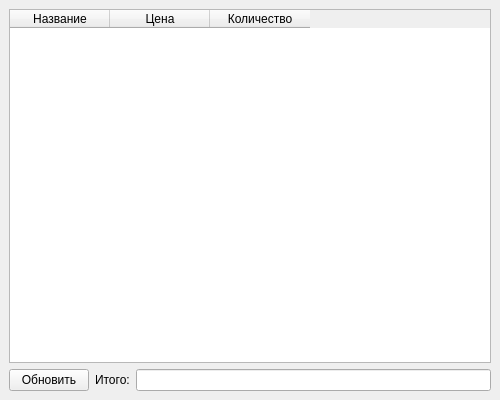
<?xml version="1.0" encoding="UTF-8"?>
<ui version="4.0">
 <class>MainWindow</class>
 <widget class="QMainWindow" name="MainWindow">
  <property name="geometry">
   <rect>
    <x>0</x>
    <y>0</y>
    <width>500</width>
    <height>400</height>
   </rect>
  </property>
  <property name="windowTitle">
   <string>Осторожно: дорого</string>
  </property>
  <widget class="QWidget" name="centralwidget">
   <layout class="QGridLayout" name="gridLayout">
    <item row="1" column="2">
     <widget class="QLineEdit" name="result">
      <property name="readOnly">
       <bool>true</bool>
      </property>
     </widget>
    </item>
    <item row="1" column="1">
     <widget class="QLabel" name="label">
      <property name="text">
       <string>Итого:</string>
      </property>
     </widget>
    </item>
    <item row="1" column="0">
     <widget class="QPushButton" name="btn_update">
      <property name="text">
       <string>Обновить</string>
      </property>
     </widget>
    </item>
    <item row="0" column="0" colspan="3">
     <widget class="QTableWidget" name="table">
      <column>
       <property name="text">
        <string>Название</string>
       </property>
      </column>
      <column>
       <property name="text">
        <string>Цена</string>
       </property>
      </column>
      <column>
       <property name="text">
        <string>Количество</string>
       </property>
      </column>
     </widget>
    </item>
   </layout>
  </widget>
 </widget>
 <resources/>
 <connections/>
</ui>
